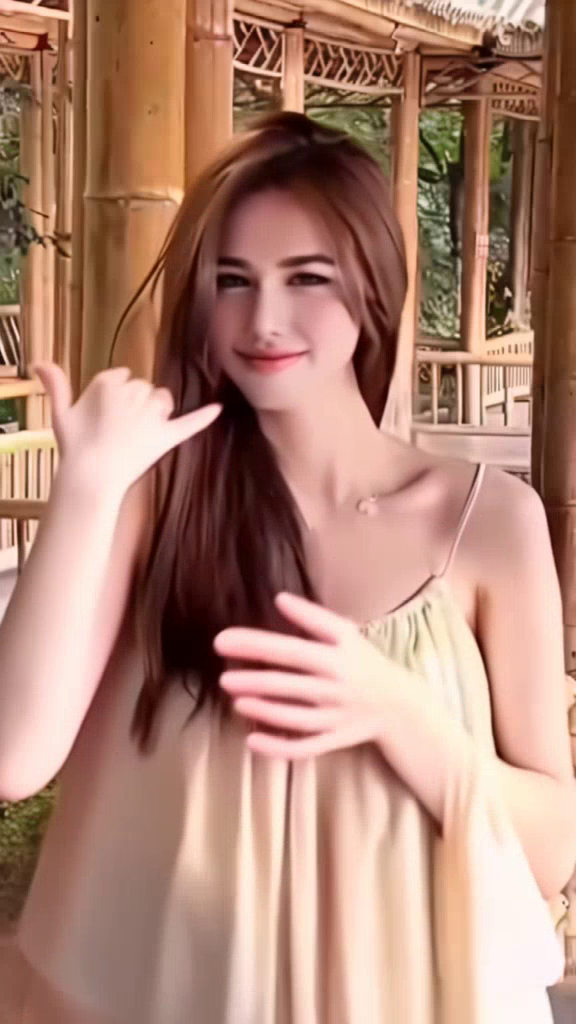
#> input picture frame 3 of src/videos8/asl_vid3.mp4, 576 x 1024 px
$ python process_opencv.py
#> lines starting #> are read from the running program, lines starting #| are printed output that depends on the picture
import cv2
import numpy as np
import os
import sys

# 设置UTF-8编码
if sys.platform == 'win32':
    import io
    sys.stdout = io.TextIOWrapper(sys.stdout.buffer, encoding='utf-8')
    sys.stderr = io.TextIOWrapper(sys.stderr.buffer, encoding='utf-8')

# 视频文件列表和对应的手语类型标签
videos = [
    ("asl_vid3.mp4", "ASL"),
    ("dsgs_vid3.mp4", "DSGS"),
    ("lsf_vid2.mp4", "LSF-CH"),
    ("lis_vid3.mp4", "LIS-CH"),
    ("lsa_vid4.mp4", "LSA"),
    ("tsl_vid2.mp4", "TSL"),
    ("ksl_vid2.mp4", "KSL"),
    ("gsl_vid3.mp4", "DGS")
]

# 当前目录
current_dir = os.path.dirname(os.path.abspath(__file__))
os.chdir(current_dir)

print("步骤1: 读取并处理每个视频...")

# 存储每个视频的帧
video_frames = []
video_sizes = []
max_frames = 0
original_fps = None  # 将使用第一个视频的FPS

for i, (video_file, label) in enumerate(videos):
    print(f"处理 {video_file} ({i+1}/{len(videos)})...")

    cap = cv2.VideoCapture(video_file)
    fps = cap.get(cv2.CAP_PROP_FPS)
    total_frames = int(cap.get(cv2.CAP_PROP_FRAME_COUNT))
    duration = total_frames / fps if fps > 0 else 0
    width = int(cap.get(cv2.CAP_PROP_FRAME_WIDTH))
    height = int(cap.get(cv2.CAP_PROP_FRAME_HEIGHT))

    # 保存原始FPS（使用第一个视频的FPS）
    if original_fps is None:
        original_fps = fps

    # 读取前15秒的帧（或全部帧如果少于15秒）
    max_frame_count = min(int(fps * 15), total_frames)
    frames = []
    frame_count = 0

    print(f"  视频信息: FPS={fps:.2f}, 尺寸={width}x{height}, 总帧数={total_frames}, 时长={duration:.2f}秒")
    print(f"  将读取前 {max_frame_count} 帧 (约{max_frame_count/fps:.2f}秒)")

    while frame_count < max_frame_count:
        ret, frame = cap.read()
#> frame is the input picture: shape (1024, 576, 3); mean B, G, R 116.2, 133, 175
        if not ret:
            break

        # 保持原始尺寸，不resize
        # 添加标签（白色文字，黑色描边）
        text = label
        font = cv2.FONT_HERSHEY_SIMPLEX
        font_scale = 3.6  # 放大3倍
        thickness = 9  # 也放大3倍

        # 获取文本尺寸
        (text_width, text_height), baseline = cv2.getTextSize(text, font, font_scale, thickness)

        # 文本位置（底部居中）
        text_x = (width - text_width) // 2
        text_y = height - 30

        # 绘制黑色描边
        cv2.putText(frame, text, (text_x, text_y), font, font_scale, (0, 0, 0), thickness + 2, cv2.LINE_AA)
        # 绘制白色文字
        cv2.putText(frame, text, (text_x, text_y), font, font_scale, (255, 255, 255), thickness, cv2.LINE_AA)
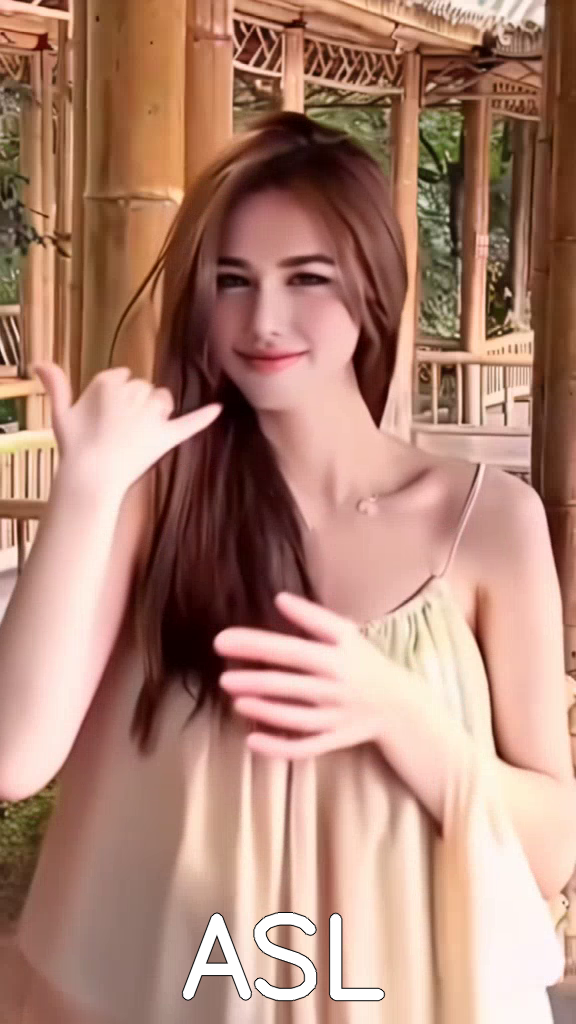
#> frame: shape (1024, 576, 3); mean B, G, R 117, 133.5, 175.2

        frames.append(frame)
        frame_count += 1

    cap.release()

    # 循环5次
    frames_looped = frames * 5
    video_frames.append(frames_looped)
    video_sizes.append((width, height))
    max_frames = max(max_frames, len(frames_looped))

    print(f"  读取了 {len(frames)} 帧，循环5次后共 {len(frames_looped)} 帧")

print(f"\n步骤1完成！最长视频: {max_frames} 帧\n")

# 确保所有视频长度一致（用最后一帧填充）
for i in range(len(video_frames)):
    while len(video_frames[i]) < max_frames:
        video_frames[i].append(video_frames[i][-1])

print("步骤2: 拼接成2x4网格...")

# 计算网格尺寸（保持原始比例）
# 第一行：视频0-3
row1_width = sum(video_sizes[i][0] for i in range(4))
row1_height = max(video_sizes[i][1] for i in range(4))

# 第二行：视频4-7
row2_width = sum(video_sizes[i][0] for i in range(4, 8))
row2_height = max(video_sizes[i][1] for i in range(4, 8))

# 网格总尺寸
grid_width = max(row1_width, row2_width)
grid_height = row1_height + row2_height

print(f"网格尺寸: {grid_width}x{grid_height}")
print(f"使用原始FPS: {original_fps}")

# 创建输出视频
output_file = "output_grid.mp4"
fourcc = cv2.VideoWriter_fourcc(*'mp4v')
out = cv2.VideoWriter(output_file, fourcc, original_fps, (grid_width, grid_height))

print(f"步骤3: 生成网格视频 ({max_frames} 帧)...")

# 逐帧生成网格
for frame_idx in range(max_frames):
    if frame_idx % 100 == 0:
        progress = (frame_idx / max_frames) * 100
        print(f"进度: {progress:.1f}% ({frame_idx}/{max_frames})")

    # 创建第一行（可能需要填充到相同高度）
    row1_frames = []
    for i in range(4):
        frame = video_frames[i][frame_idx]
        # 如果高度不够，底部填充黑色
        if frame.shape[0] < row1_height:
            padding = np.zeros((row1_height - frame.shape[0], frame.shape[1], 3), dtype=np.uint8)
            frame = np.vstack([frame, padding])
        row1_frames.append(frame)
    row1 = np.hstack(row1_frames)

    # 创建第二行
    row2_frames = []
    for i in range(4, 8):
        frame = video_frames[i][frame_idx]
        # 如果高度不够，底部填充黑色
        if frame.shape[0] < row2_height:
            padding = np.zeros((row2_height - frame.shape[0], frame.shape[1], 3), dtype=np.uint8)
            frame = np.vstack([frame, padding])
        row2_frames.append(frame)
    row2 = np.hstack(row2_frames)

    # 如果两行宽度不同，右侧填充黑色
    if row1.shape[1] < grid_width:
        padding = np.zeros((row1.shape[0], grid_width - row1.shape[1], 3), dtype=np.uint8)
        row1 = np.hstack([row1, padding])
    if row2.shape[1] < grid_width:
        padding = np.zeros((row2.shape[0], grid_width - row2.shape[1], 3), dtype=np.uint8)
        row2 = np.hstack([row2, padding])

    # 拼接两行
    grid = np.vstack([row1, row2])

    out.write(grid)

out.release()

print(f"\n完成！输出文件: {output_file}")
print(f"视频时长: {max_frames / original_fps:.2f} 秒 (约 {max_frames / original_fps / 60:.2f} 分钟)")
print("\n所有任务完成！")

$ run again, starting later in the video
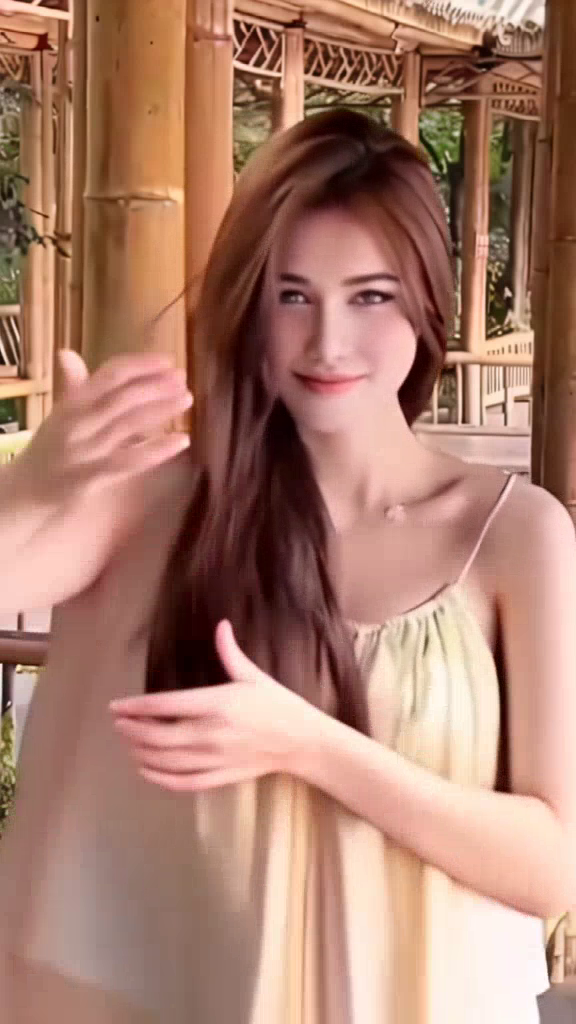
#> input picture frame 15 of src/videos8/asl_vid3.mp4, 576 x 1024 px
#> frame is the input picture: shape (1024, 576, 3); mean B, G, R 109.7, 126.6, 171
#> `cv2.putText(frame, text, (text_x, text_y), font, font_scale, (255, 255..`:
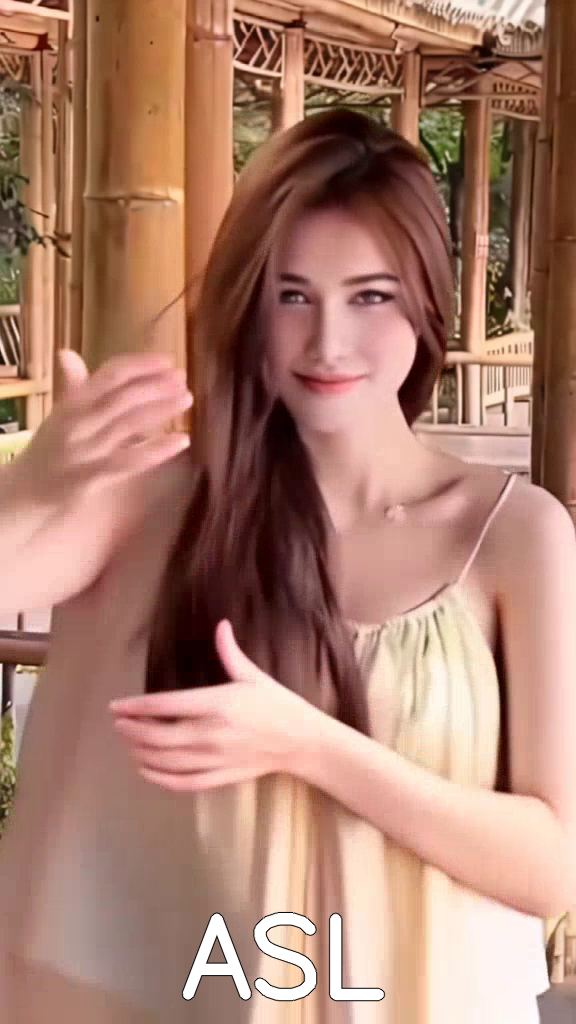
#> frame: shape (1024, 576, 3); mean B, G, R 110.5, 127.3, 171.2
